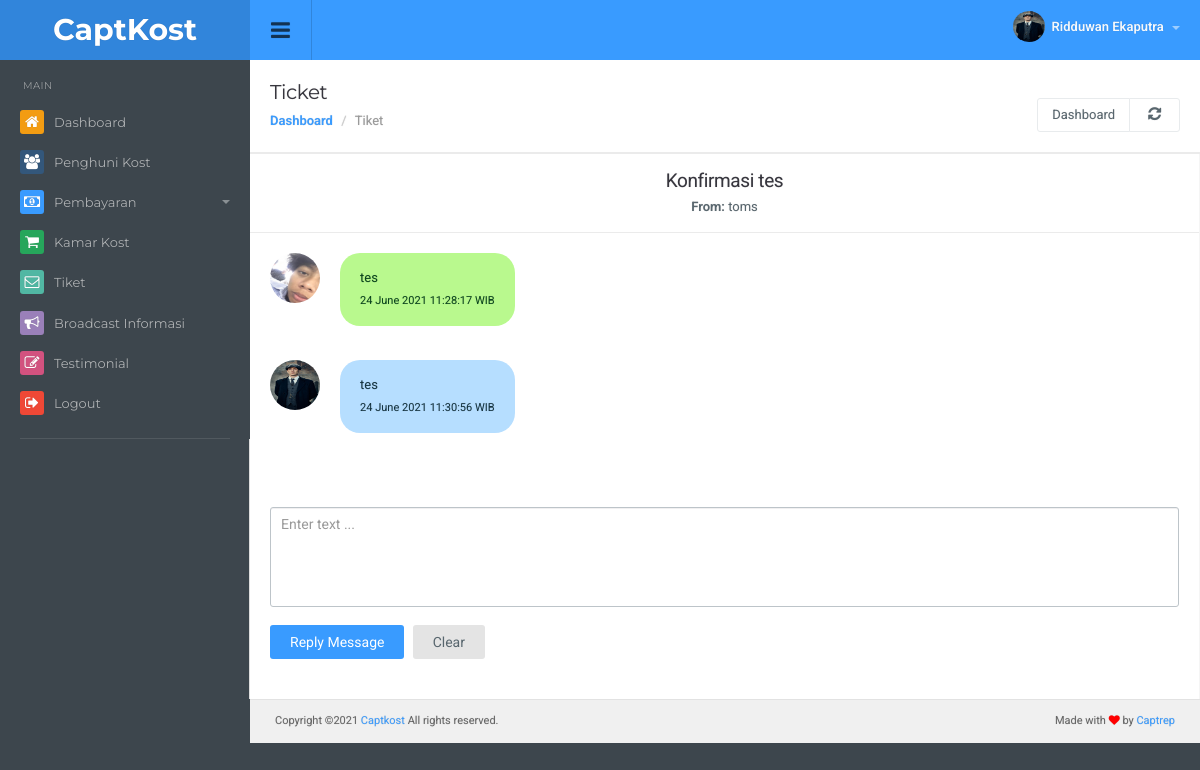
Screenshot of /admin/reply.php?id_ticket=5 (signed in) with the database file from the repository.
### tables this page shows
CREATE TABLE `ticket` (
  `id_ticket` int(3) NOT NULL,
  `subjek` varchar(50) NOT NULL,
  `isi` text NOT NULL,
  `pembuat` varchar(50) NOT NULL,
  `status` enum('Opened','Closed') NOT NULL,
  `tanggal` date NOT NULL,
  `jam` time NOT NULL,
  `foto` varchar(50) NOT NULL
);

CREATE TABLE `ticket_reply` (
  `id` int(3) NOT NULL,
  `id_ticket` int(3) NOT NULL,
  `reply` text NOT NULL,
  `pembalas` varchar(50) NOT NULL,
  `date` date NOT NULL,
  `time` time NOT NULL,
  `gambar` varchar(50) NOT NULL
);

### admin/reply.php (the view, shortened to what this page needs)
<?php
include("../lib/koneksi.php");
  $id = $_SESSION['id_admin'];
  $sql_admin = "SELECT * FROM admin WHERE id_admin = '$id'";
  $query_admin = mysqli_query($koneksi,$sql_admin);
  while($data_admin = mysqli_fetch_assoc($query_admin)){
    $nama = $data_admin['nama'];
    $gambar = $data_admin['gambar'];
  }
if (!isset($_SESSION['useradmin']) and !isset($_SESSION['passadmin'])) {
  header("location:login.php");
}else {
?>
<!DOCTYPE html>
<html lang="en">
  <head>
  <link href="css/root.css" rel="stylesheet">
  </head>
  <body>
  <div id="top" class="clearfix">
    <div class="applogo">
      <a href="index.php" class="logo">CaptKost</a>
    </div>
    <a href="#" class="sidebar-open-button"><i class="fa fa-bars"></i></a>
    <ul class="top-right">
    <li class="dropdown link">
    <a href="#" data-toggle="dropdown" class="dropdown-toggle profilebox"><img src="<?=$gambar;?>" alt="img"><b><?= $nama;?> </b><span class="caret"></span></a>
    </li>
    </ul>
  </div>
<?php
  include ('sidebar.php');
?>
<div class="content">
  <div class="page-header">
    <h1 class="title">Ticket</h1>
    <ol class="breadcrumb">
        <li><a href="index.php">Dashboard</a></li>
        <li class="active">Tiket</li>
      </ol>
    <div class="right">
      <div class="btn-group" role="group" aria-label="...">
        <a href="index.php" class="btn btn-light">Dashboard</a>
        <a href="" class="btn btn-light"><i class="fa fa-refresh"></i></a>
      </div>
    </div>
  </div>
<?php
$id = $_GET['id_ticket'];
$qt = mysqli_query($koneksi,"SELECT * FROM ticket WHERE id_ticket ='$id'") ;
$tiket = mysqli_fetch_assoc($qt) ;
if ($tiket['status'] == "Closed"): ?>
  <div class="container-mail">
  <div class="mailbox clearfix">
    <div class="mailbox-menu">
    </div>
    <div class="container-mailbox">
          <div class="chat col-md-12 padding-0">
            <div class="title">
              <h1 style="text-align: center;"><?= $tiket['subjek'];?>  (Tiket sudah ditutup)</h1>
              <p style="text-align: center;"><b>From:</b> <?= $tiket['pembuat'];?></p>
            </div>
            <ul class="conv">
            <li>
                <img src="../member/img/fotouser/<?=$tiket['foto'];?>" alt="img" class="img">
                <p class="ballon color1"><?=$tiket['isi'];?><br><small><?=date('d F Y',strtotime($tiket['tanggal']))." ".$tiket['jam'];?> WIB</small></p><br>
              <li>
              <?php
              $bingung  = mysqli_query($koneksi,"SELECT t.id_ticket, t.isi, t.foto, r.id, r.id_ticket, r.reply, r.gambar, r.pembalas, r.date, r.time FROM ticket t, ticket_reply r WHERE t.id_ticket = r.id_ticket AND t.id_ticket = '$id'") ;
              while($chat=mysqli_fetch_assoc($bingung)) :
              if ($chat['pembalas'] == "Ridduwan Ekaputra") {
                $color = "color2";
                $img = $chat['gambar'];
              }else{
                $color = "color1";
                $img = "../member/img/fotouser/".$chat['gambar'];
              }
              ?>
              <li>
                <img src="<?=$img;?>" alt="img" class="img">
                <p class="ballon <?=$color;?>"><?=$chat['reply'];?><br><small><?=date('d F Y',strtotime($chat['date']))." ".$chat['time'];?> WIB</small></p><br>
              <li>
              <?php endwhile; ?>
            </ul>
            <div class="write">
                <form class="margin-b-20">
                  <div class="form-group">
                  <textarea class="form-control" name="reply" placeholder="Enter text ..."  style="height:100px; width:100%; resize:none;" disabled></textarea>
                  </div>
                  <button class="btn btn-default">Reply Message</button>
                  <button type="reset" class="btn margin-l-5">Clear</button>
                </form>
            </div>
          </div>
    </div>
  </div>
  </div>
<?php else : ?>
<div class="container-mail">
<div class="mailbox clearfix">
  <div class="mailbox-menu">
  </div>
  <div class="container-mailbox">
        <div class="chat col-md-12 padding-0">
          <div class="title">
            <h1 style="text-align: center;"><?= $tiket['subjek'];?></h1>
            <p style="text-align: center;"><b>From:</b> <?= $tiket['pembuat'];?></p>
          </div>
          <ul class="conv">
          <li>
              <img src="../member/img/fotouser/<?=$tiket['foto'];?>" alt="img" class="img">
              <p class="ballon color1"><?=$tiket['isi'];?><br><small><?=date('d F Y',strtotime($tiket['tanggal']))." ".$tiket['jam'];?> WIB</small></p><br>
            <li>
            <?php
            $bingung  = mysqli_query($koneksi,"SELECT t.id_ticket, t.isi, t.foto, r.id, r.id_ticket, r.reply, r.gambar, r.pembalas, r.date, r.time FROM ticket t, ticket_reply r WHERE t.id_ticket = r.id_ticket AND t.id_ticket = '$id'") ;
            while($chat=mysqli_fetch_assoc($bingung)) :
            if ($chat['pembalas'] == "Ridduwan Ekaputra") {
              $color = "color2";
              $img = $chat['gambar'];
            }else{
              $color = "color1";
              $img = "../member/img/fotouser/".$chat['gambar'];
            }
            ?>
            <li>
              <img src="<?=$img;?>" alt="img" class="img">
              <p class="ballon <?=$color;?>"><?=$chat['reply'];?><br><small><?=date('d F Y',strtotime($chat['date']))." ".$chat['time'];?> WIB</small></p><br>
            <?php endwhile; ?>
          </ul>
          <div class="write">
              <form action="action/send_reply.php" method="POST" class="margin-b-20">
                <div class="form-group">
                <textarea class="form-control" name="reply" placeholder="Enter text ..."  style="height:100px; width:100%; resize:none;"></textarea>
                </div>
                <button type="submit" name="submit" class="btn btn-default">Reply Message</button>
                <button type="reset" class="btn margin-l-5">Clear</button>
              </form>
          </div>
        </div>
  </div>
</div>
</div>
          <?php endif; ?>
<?php
include "footer.php";
?>
</div>
</body>
</html>
<?php
} ?>

### admin/css/shortcuts.css (style rules this page uses)
.padding-0 { padding: 0px }
.margin-l-5 { margin-left: 5px }
.margin-b-20 { margin-bottom: 20px }

### rows the page displays
ticket: subjek "Konfirmasi tes", pembuat "toms", foto (picture), isi "tes", tanggal "24 June 2021", jam "11:28:17"
ticket_reply: gambar (picture), reply "tes", date "24 June 2021", time "11:30:56"

### other values shown
$nama "Ridduwan Ekaputra"
